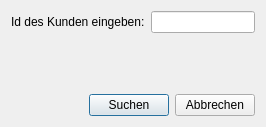
<?xml version="1.0" encoding="UTF-8"?>
<ui version="4.0">
 <class>KundenSuche</class>
 <widget class="QDialog" name="KundenSuche">
  <property name="geometry">
   <rect>
    <x>0</x>
    <y>0</y>
    <width>266</width>
    <height>127</height>
   </rect>
  </property>
  <property name="windowTitle">
   <string>Dialog</string>
  </property>
  <layout class="QVBoxLayout" name="verticalLayout_2">
   <item>
    <layout class="QVBoxLayout" name="verticalLayout">
     <item>
      <layout class="QHBoxLayout" name="horizontalLayout_2">
       <item>
        <widget class="QLabel" name="label">
         <property name="text">
          <string>Id des Kunden eingeben:</string>
         </property>
        </widget>
       </item>
       <item>
        <widget class="QLineEdit" name="lineEditKundenId"/>
       </item>
      </layout>
     </item>
     <item>
      <spacer name="verticalSpacer">
       <property name="orientation">
        <enum>Qt::Vertical</enum>
       </property>
       <property name="sizeHint" stdset="0">
        <size>
         <width>20</width>
         <height>40</height>
        </size>
       </property>
      </spacer>
     </item>
     <item>
      <layout class="QHBoxLayout" name="horizontalLayout">
       <item>
        <spacer name="horizontalSpacer">
         <property name="orientation">
          <enum>Qt::Horizontal</enum>
         </property>
         <property name="sizeHint" stdset="0">
          <size>
           <width>128</width>
           <height>20</height>
          </size>
         </property>
        </spacer>
       </item>
       <item>
        <widget class="QPushButton" name="pushButtonSuchen">
         <property name="text">
          <string>Suchen</string>
         </property>
        </widget>
       </item>
       <item>
        <widget class="QPushButton" name="pushButtonAbbrechen">
         <property name="text">
          <string>Abbrechen</string>
         </property>
        </widget>
       </item>
      </layout>
     </item>
    </layout>
   </item>
  </layout>
 </widget>
 <resources/>
 <connections/>
</ui>
